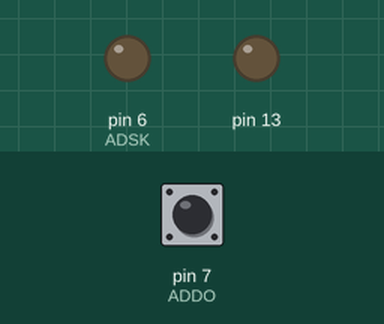
This sketch was run on a simulated Arduino Uno, built with avr-gcc and run on an emulated ATmega328P. Parts: output pins drawn as LEDs (lit = HIGH). The test bench sets the inputs (shaded band); at power-on: pin 7 (ADDO) HIGH. What the sketch prints to the serial monitor is not drawn.

Above: at 1.2 s.
1.3 s: pin 7 (ADDO) pulled LOW for 3.2 s
At 1.8 s:
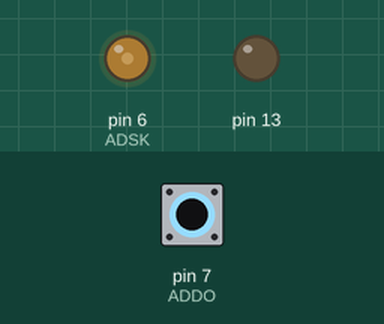
6.0 s: pin 7 (ADDO) pulled LOW for 0.15 s
At 6.5 s:
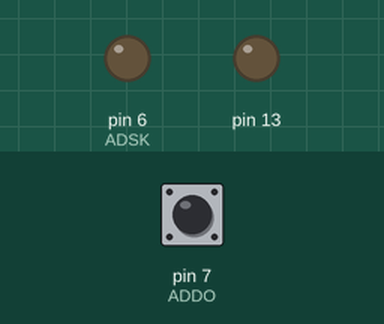
Timing chart, 0 to 9.0 s (numbered marks = the images above; inputs shaded):
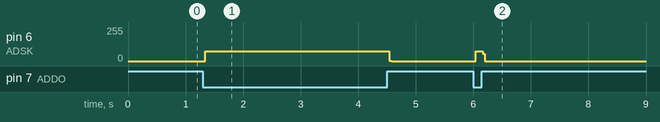

Measured:
- after the input at 1.3 s, pin 6 (ADSK): 0/255 → 75/255 at once, → 0/255 3.2 s later
- after the input at 6.0 s, pin 6 (ADSK): 0/255 → 75/255 at once, → 0/255 0.12 s later

The sketch:

funcao_exemplo_HX711.ino
```cpp
/*
      Teste de função em C para funcionamento do CI HX711

      Conversor AD para célula de carga


      Eng. Wagner Rambo
      Outubro de 2016
*/

// --- Mapeamento de Hardware ---
#define  ADDO  7    //Data Out
#define  ADSK  6    //SCK


// --- Protótipo das Funções Auxiliares ---
unsigned long ReadCount(); //conversão AD do HX711


// --- Variáveis Globais ---
unsigned long gramas = 0;
String peso_digitado;
int peso_desejado;
boolean stringCompleta = false;
unsigned long convert;


// --- Configurações Iniciais ---
void setup()
{
   pinMode(ADDO, INPUT_PULLUP);   //entrada para receber os dados
   pinMode(ADSK, OUTPUT);         //saída para SCK

   pinMode(13, OUTPUT);


   Serial.begin(9600);


  Serial.println("Digite o peso desejado:");

} //end setup


// --- Loop Infinito ---
void loop()
{

  convert = ReadCount()-8652000;

  gramas = convert/1000;


  serialEvent();

  if (stringCompleta) {
    peso_desejado = peso_digitado.toInt();

    digitalWrite(13, HIGH);

    Serial.print("O peso desejado: ");
    Serial.println(peso_desejado, DEC);
    stringCompleta = false;
    peso_digitado = "";
  }


  if (peso_desejado < gramas ) {
    digitalWrite(13, LOW);
  }


} //end loop


// --- Funções ---
unsigned long ReadCount()
{
  unsigned long Count = 0;
  unsigned char i;

  digitalWrite(ADSK, LOW);

  while(digitalRead(ADDO));

  for(i=0;i<24;i++)
  {
     digitalWrite(ADSK, HIGH);
     Count = Count << 1;
     digitalWrite(ADSK, LOW);
     if(digitalRead(ADDO)) Count++;

  } //end for

  digitalWrite(ADSK, HIGH);
  Count = Count^0x800000;
  digitalWrite(ADSK, LOW);

  return(Count);


} //end ReadCount

void serialEvent() {

   if (Serial.available())
   {
    char inChar = (char)Serial.read();

    peso_digitado += inChar;

    if (inChar == '\n') {
      stringCompleta = true;
    }


   }


}
```
